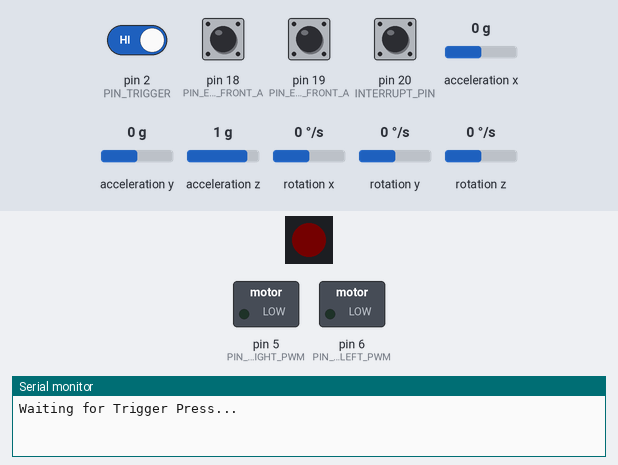
A sketch run on a simulated Arduino Mega 2560, built with avr-gcc and run on an emulated ATmega2560. On the bench: 1 RGB LEDs in strip order, left to right, switched loads named in the sketch (green lamp = pin HIGH), the last lines printed to the serial monitor. Dashed ring = blinking. Inputs (shaded band) come from the test bench; at power-on: pin 2 (PIN_TRIGGER), pin 18 (PIN_ENCODER_LEFT_FRONT_A), pin 19 (PIN_ENCODER_RIGHT_FRONT_A), pin 20 (INTERRUPT_PIN) HIGH, rotation z 0 °/s, acceleration z 1 g, acceleration x 0 g, acceleration y 0 g, rotation x 0 °/s, rotation y 0 °/s. Dim RGB values are drawn brighter than linear; the sensor or clock chip raises its interrupt line as the real part does.

Above: at 2.0 s.
2.1 s: pin 2 (PIN_TRIGGER) driven LOW
At 2.5 s:
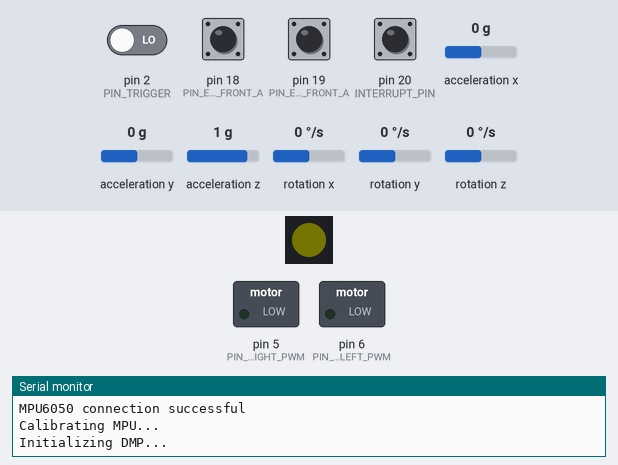
5.1 s: rotation z set to -192 °/s
At 8.0 s:
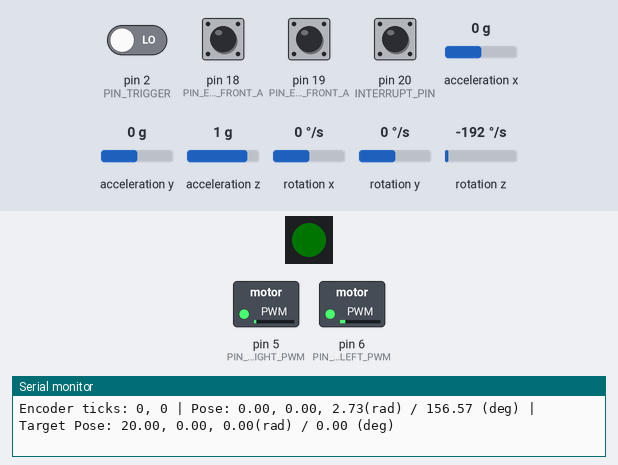
8.1 s: rotation z set to 0 °/s
At 8.7 s:
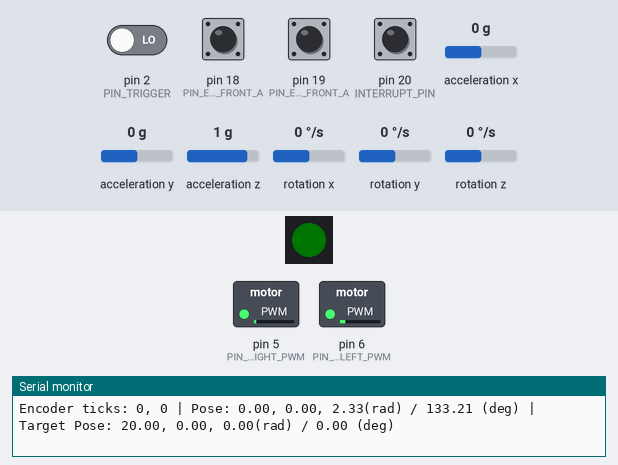
14.3 s: acceleration z set to 0.1 g
17.3 s: acceleration z set to -0.2 g
At 18.3 s:
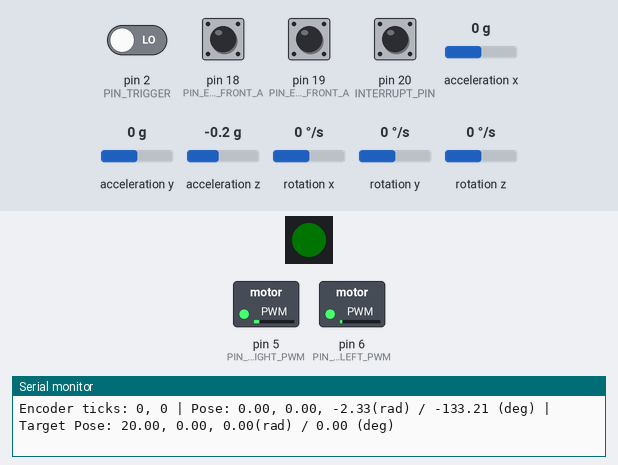
Timing chart, 0 to 19.8 s (numbered marks = the images above; inputs shaded):
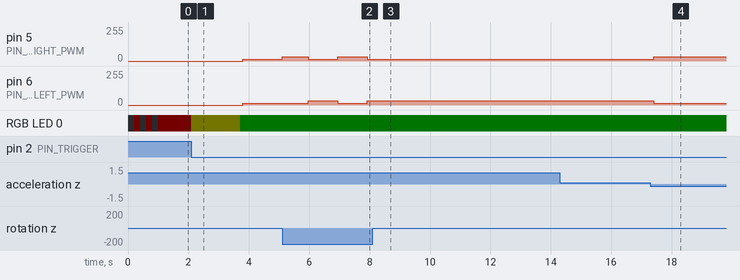

The sketch:

robot_tour_CPA.ino
```cpp
//Robot Tour by Chinmay Govind & Reuben James for Cumberland Valley Science Olympiad

#define PIN_MOTOR_RIGHT_PWM   5 //analog
#define PIN_MOTOR_RIGHT_IN    7 //digital
#define PIN_MOTOR_LEFT_PWM    6 //analog
#define PIN_MOTOR_LEFT_IN     8 //digital
#define PIN_ENCODER_LEFT_FRONT_A    18 //digital (yellow wire), goes high on encoder pulse
#define PIN_ENCODER_RIGHT_FRONT_A    19 //digital (yellow wire), goes high on encoder pulse
#define PIN_ENCODER_LEFT_FRONT_B 22 //digital (white wire), high on forward tick, low on reverse tick
#define PIN_ENCODER_RIGHT_FRONT_B 24 //digital (white wire), high on forward tick, low on reverse tick
#define PIN_ENCODER_LEFT_BACK_B 26 //digital (white wire), high on forward tick, low on reverse tick
#define PIN_ENCODER_RIGHT_BACK_B 28 //digital (white wire), high on forward tick, low on reverse tick
#define PIN_MOTOR_ENABLE      3 //digital

#define PIN_TRIGGER 2
long startMillis = 0;

#include "I2Cdev.h"
#include "MPU6050_6Axis_MotionApps20.h"
#define INTERRUPT_PIN 20

MPU6050 mpu;
double GYRO_TURN_CONSTANT = 0.0000109;
#if I2CDEV_IMPLEMENTATION == I2CDEV_ARDUINO_WIRE
    #include "Wire.h"
#endif

#include <FastLED.h>
#define NUM_LEDS 1    // Number of LEDs in strip (just 1)
#define PIN_LED 4    // Pin for data communications

#define NORTH 0
#define EAST -90
#define WEST 90
#define SOUTH 180
// Define the array of leds
CRGB leds[NUM_LEDS];

int encoderBPins[] = {PIN_ENCODER_LEFT_FRONT_B, PIN_ENCODER_RIGHT_FRONT_B, PIN_ENCODER_LEFT_BACK_B, PIN_ENCODER_RIGHT_BACK_B};
int lastEncoderTicks[] = {0, 0, 0, 0};//LF, RF, LB, RB
int encoderTicks[] = {0, 0, 0, 0};//LF, RF, LB, RB

int STRAIGHT_SLOW = 60;//60 80 default, 100 120 on hard surfaces
int STRAIGHT_FAST = 80;
int STRAIGHT_BASE_SLOW = 300;
int STRAIGHT_BASE_FAST = 320;
double FORWARD_LR_TOLERANCE = 0.01;
int TURN_SPEED = 600;
int TURN_SLOW = 60;
int FULL_TURN_TICKS = 740;
double TURN_TOLERANCE = 0.04;
double TURN_TIME = 2000;

double robotX = 0;
double robotY = 0;
double targetX = 0;
double targetY = 0;
double robotTheta = 0;
double targetTheta = 0;
double thetaOffset = 0;
double TICKS_PER_CM = 9.51;
double TICKS_PER_REV = 740;
double WHEEL_RADIUS = 7.7;

Quaternion quat;
bool dmpReady = false;  // set true if DMP init was successful
uint8_t mpuIntStatus;   // holds actual interrupt status byte from MPU
uint8_t devStatus;      // return status after each device operation (0 = success, !0 = error)
uint16_t packetSize;    // expected DMP packet size (default is 42 bytes)
uint16_t fifoCount;     // count of all bytes currently in FIFO
uint8_t fifoBuffer[64]; // FIFO storage buffer

// orientation/motion vars
VectorInt16 aa;         // [x, y, z]            accel sensor measurements
VectorInt16 aaReal;     // [x, y, z]            gravity-free accel sensor measurements
VectorInt16 aaWorld;    // [x, y, z]            world-frame accel sensor measurements
VectorFloat gravity;    // [x, y, z]            gravity vector
float euler[3];         // [psi, theta, phi]    Euler angle container
float ypr[3];

void setup() {
  Serial.begin(9600);
  FastLED.addLeds<NEOPIXEL, PIN_LED>(leds, NUM_LEDS);  // Configure the LED
  FastLED.setBrightness(1);
  for (int i = 0; i < 3; i++) {
    leds[0] = CRGB::Black;
    FastLED.show();
    delay(200);
    leds[0] = CRGB::Red;
    FastLED.show();
    delay(200);
  }
  Serial.println("\nWaiting for Trigger Press...");
  while (digitalRead(PIN_TRIGGER) == HIGH) {
    //wait
  }
  Serial.println("Trigger Pressed...");
  leds[0] = CRGB::Yellow;
  FastLED.show();

  //attach encoder interrupts
  attachInterrupt(digitalPinToInterrupt(PIN_ENCODER_LEFT_FRONT_A), readLFEncoder, RISING);
  attachInterrupt(digitalPinToInterrupt(PIN_ENCODER_RIGHT_FRONT_A), readRFEncoder, RISING);
  //attachInterrupt(digitalPinToInterrupt(PIN_ENCODER_LEFT_BACK_A), readLBEncoder, RISING);
  //attachInterrupt(digitalPinToInterrupt(PIN_ENCODER_RIGHT_BACK_A), readRBEncoder, RISING);

  //mpu setup
  #if I2CDEV_IMPLEMENTATION == I2CDEV_ARDUINO_WIRE
      Wire.begin();
  #elif I2CDEV_IMPLEMENTATION == I2CDEV_BUILTIN_FASTWIRE
      Fastwire::setup(400, true);
  #endif
  Serial.println("Testing MPU connection...");
  mpu.initialize();
  leds[0] = CRGB::Orange;
  Serial.println(mpu.testConnection() ? "MPU6050 connection successful" : "MPU6050 connection failed");
  Serial.println("Calibrating MPU...");
  //mpu.CalibrateGyro();
  //mpu.CalibrateAccel();

  Serial.println("Initializing DMP...");
  devStatus = mpu.dmpInitialize();
  if (devStatus == 0) {
      // Calibration Time: generate offsets and calibrate our MPU6050
      mpu.CalibrateAccel(10);
      mpu.CalibrateGyro(10);
      mpu.PrintActiveOffsets();
      // turn on the DMP, now that it's ready
      Serial.println(F("Enabling DMP..."));
      mpu.setDMPEnabled(true);

      // enable Arduino interrupt detection
      Serial.print(F("Enabling interrupt detection (Arduino external interrupt "));
      Serial.print(digitalPinToInterrupt(INTERRUPT_PIN));
      Serial.println(F(")..."));
      attachInterrupt(digitalPinToInterrupt(INTERRUPT_PIN), dmpDataReady, RISING);
      mpuIntStatus = mpu.getIntStatus();

      // set our DMP Ready flag so the main loop() function knows it's okay to use it
      Serial.println(F("DMP ready! Waiting for first interrupt..."));
      dmpReady = true;

      // get expected DMP packet size for later comparison
      packetSize = mpu.dmpGetFIFOPacketSize();
  } else {
      // ERROR!
      // 1 = initial memory load failed
      // 2 = DMP configuration updates failed
      // (if it's going to break, usually the code will be 1)
      Serial.print(F("DMP Initialization failed (code "));
      Serial.print(devStatus);
      Serial.println(F(")"));
  }
  delay(1000);//DO NOT REMOVE
  leds[0] = CRGB::Green;
  FastLED.show();
  Serial.println("Starting...");
  startMillis = millis();
  //RUN CODE GOES HERE (TRIPATHI)
  //start: 13
  //gates: 6, 8, 9, 12
  //time: 58
  //end: 14
  forward(20, 6);//forward thru A to C


}

void setSpeed(int val) {
  STRAIGHT_SLOW = val;
  STRAIGHT_FAST = val + 20;
}


void readLFEncoder() {
  readEncoder(0);
}
void readRFEncoder() {
  readEncoder(1);
}
void readLBEncoder() {
  readEncoder(2);
}
void readRBEncoder() {
  readEncoder(3);
}
void readEncoder(int wheel) {//0, 1, 2, 3 = LF, RF, LB, RB
  //if going forward, increase motor ticks. otherwise, decrement
  if (digitalRead(encoderBPins[wheel]) == (wheel%2)) { //even wheels need LOW, odd wheels need HIGH
    encoderTicks[wheel]++;
    //Serial.println("Incrementing encoder ticks...");
  } else {
    encoderTicks[wheel]--;
    //Serial.println("Decrementing encoder ticks...");
  }
}

volatile bool mpuInterrupt = false;     // indicates whether MPU interrupt pin has gone high
void dmpDataReady() {
    mpuInterrupt = true;
}

void setMotors(int left, int right) {
  digitalWrite(PIN_MOTOR_ENABLE, HIGH);//enable motor controller
  digitalWrite(PIN_MOTOR_LEFT_IN, (left > 0) ? LOW : HIGH);//set right wheels to CW/CCW
  analogWrite(PIN_MOTOR_LEFT_PWM, abs(left));//set right wheels to left speed
  digitalWrite(PIN_MOTOR_RIGHT_IN, (right > 0) ? LOW : HIGH);//set right wheels to CW/CCW
  analogWrite(PIN_MOTOR_RIGHT_PWM, abs(right));//set right wheels to right speed
}

void findThetaOffset() {
  double deltaX = targetX - robotX;
  double deltaY = targetY - robotY;
  thetaOffset = atan(deltaY / deltaX);
}

void forward(double distance) {
  robotX = 0;
  robotY = 0;
  //find theta offset
  while (robotX < distance) {
    findThetaOffset();
    printInfo();
    updatePose();
    bool slowMode = distance - robotX < 8;
    int slowSpeed = slowMode ? STRAIGHT_BASE_SLOW : STRAIGHT_SLOW;
    int fastSpeed = slowMode ? STRAIGHT_BASE_FAST : STRAIGHT_FAST;
    if ((robotTheta - thetaOffset) > FORWARD_LR_TOLERANCE) {//going left, correct right
      //Serial.println("Correcting left...");
      setMotors(fastSpeed, slowSpeed);
    } else if ((robotTheta - thetaOffset) < -FORWARD_LR_TOLERANCE) {
      //Serial.println("Correcting right...");
      setMotors(slowSpeed, fastSpeed);
    } else {
      setMotors(slowSpeed, slowSpeed);
    }
  }
  setMotors(0, 0);
}

void forward(double distance, double time) {
  targetX += distance * cos(targetTheta);
  targetY += distance * sin(targetTheta);
  double newDist = distance - 8;//cm
  double newTime = time - 1;//s
  double speed = min(200, 5 * (newDist / newTime));//PWM / (cm/s) * cm/s
  double forwardStart = millis();
  //find theta offset
  while (robotX < distance) {
    findThetaOffset();
    printInfo();
    updatePose();
    bool slowMode = distance - robotX < 8;
    int slowSpeed = slowMode ? STRAIGHT_BASE_SLOW : speed;
    int fastSpeed = slowMode ? STRAIGHT_BASE_FAST : speed + 20;
    if ((robotTheta - thetaOffset) > FORWARD_LR_TOLERANCE) {//going left, correct right
      //Serial.println("Correcting left...");
      setMotors(fastSpeed, slowSpeed);
    } else if ((robotTheta - thetaOffset) < -FORWARD_LR_TOLERANCE) {
      //Serial.println("Correcting right...");
      setMotors(slowSpeed, fastSpeed);
    } else {
      setMotors(slowSpeed, slowSpeed);
    }
  }
  setMotors(0, 0);
  while (millis() - forwardStart < time * 1000) {
    printInfo();
    delay(10);
  }
}

void forwardStall(double distance, double stallTo, double startTime) {
  double time = (millis() - startTime)/1000;
  if (time > stallTo) {
    setSpeed(200);
    forward(distance);
  } else {
    forward(distance, stallTo - time);
  }
}


void backward(double distance) {
  robotX = 0;
  robotY = 0;
  //find theta offset
  while (robotX > -distance) {
    printInfo();
    updatePose();
    bool slowMode = robotX + distance < 8;
    int slowSpeed = slowMode ? STRAIGHT_BASE_SLOW : STRAIGHT_SLOW;
    int fastSpeed = slowMode ? STRAIGHT_BASE_FAST : STRAIGHT_FAST;
    double differential = robotTheta - targetTheta;
    if (robotTheta == SOUTH) differential *= -1;
    if (differential > FORWARD_LR_TOLERANCE) {//going left, correct right
      setMotors(-slowSpeed, -fastSpeed);
    } else if (differential < -FORWARD_LR_TOLERANCE) {
      setMotors(-fastSpeed, -slowSpeed);
    } else {
      setMotors(-slowSpeed, -slowSpeed);
    }
  }
  setMotors(0, 0);
}

void backward(double distance, double time) {
  robotX = 0;
  robotY = 0;
  double newDist = distance - 8;//cm
  double newTime = time - 1;//s
  double speed = min(255, 5 * (newDist / newTime));//PWM / (cm/s) * cm/s
  double backwardStart = millis();
  //find theta offset
  while (robotX > -distance) {
    findThetaOffset();
    printInfo();
    updatePose();
    bool slowMode = distance - robotX < 8;
    int slowSpeed = slowMode ? STRAIGHT_BASE_SLOW : speed;
    int fastSpeed = slowMode ? STRAIGHT_BASE_FAST : speed + 20;
    if ((robotTheta + thetaOffset) > FORWARD_LR_TOLERANCE) {//going left, correct right
      //Serial.println("Correcting left...");
      setMotors(-slowSpeed, -fastSpeed);
    } else if ((robotTheta + thetaOffset) < -FORWARD_LR_TOLERANCE) {
      //Serial.println("Correcting right...");
      setMotors(-fastSpeed, -slowSpeed);
    } else {
      setMotors(-slowSpeed, -slowSpeed);
    }
  }
  setMotors(0, 0);
  while (millis() - backwardStart < time * 1000) {
    printInfo();
    delay(10);
  }
}

//TURNING FUNC
void turnTo(double angle, bool ccw) {
  double targetAngle = angle * (PI / 180.0);
  targetTheta = targetAngle;
  //double startAngle = robotTheta;
  //find theta offset
  //findThetaOffset();
  //double targetAngle = fstartAngle + angleRad;
  //double targetAngle = angleRad;
  double sign = ccw ? 1 : -1;
  double turnStart = millis();
  while (angularDistance(robotTheta, targetAngle) > TURN_TOLERANCE) {
    updatePose();
    //printInfo();
    //Serial.println(angularDistance(robotTheta, targetAngle));
    double k = sign * TURN_SPEED;
    if (angularDistance(robotTheta, targetAngle) < 0.5) {
      k = sign * TURN_SLOW;
    }
    setMotors(-k, k);//positive k means left turn means positive angle change
  }
  setMotors(0, 0);
  while (millis() - turnStart < TURN_TIME) {
    printInfo();
    delay(10);
  }
}

double angularDistance(double a, double b) {
  return min(abs(a - b), abs(min(a, b) + 2 * PI - max(a, b)));
}

double lastTime = 0;
double lastGyroTheta = 0;
void updatePose() {
  int differentials[] = {encoderTicks[0] - lastEncoderTicks[0],
  encoderTicks[1] - lastEncoderTicks[1],
  encoderTicks[2] - lastEncoderTicks[2],
  encoderTicks[3] - lastEncoderTicks[3]};

  double dForward = (differentials[0] + differentials[1])/2.0 / TICKS_PER_CM;//forward change in cm
  //double dTime = (millis() - lastTime) / 1000.0;

  lastTime = millis();
  robotX += dForward * cos(robotTheta);
  robotY += dForward * sin(robotTheta);
  if (!dmpReady) return;
  // read a packet from FIFO
  if (mpu.dmpGetCurrentFIFOPacket(fifoBuffer)) { // Get the Latest packet
  // display Euler angles in degrees
          mpu.dmpGetQuaternion(&quat, fifoBuffer);
          mpu.dmpGetEuler(euler, &quat);
  }
  robotTheta = -euler[0];
  for (int i = 0; i < 4; i++) lastEncoderTicks[i] = encoderTicks[i];
}

void printInfo() {
  Serial.print("Encoder ticks: ");
  Serial.print(encoderTicks[0]);
  Serial.print(", ");
  Serial.print(encoderTicks[1]);
  Serial.print(" | Pose: ");
  Serial.print(robotX);
  Serial.print(", ");
  Serial.print(robotY);
  Serial.print(", ");
  Serial.print(robotTheta);
  Serial.print("(rad) / ");
  Serial.print((robotTheta) * (180 / PI));
  Serial.print(" (deg)");
  Serial.print(" | Target Pose: ");
  Serial.print(targetX);
  Serial.print(", ");
  Serial.print(targetY);
  Serial.print(", ");
  Serial.print(thetaOffset);
  Serial.print("(rad) / ");
  Serial.print((thetaOffset) * (180 / PI));
  Serial.print(" (deg)");
  Serial.println();
}

void stop() {
    Serial.println("Stop Triggered, Shutting Down...");
    digitalWrite(PIN_MOTOR_ENABLE, LOW);//disable motor controller
    leds[0] = CRGB::Red;
    FastLED.show();
    delay(250);
    exit(0);
}
void loop() {
  // put your main code here, to run repeatedly:
  if (digitalRead(PIN_TRIGGER) == LOW && (millis() - startMillis > 1500)) {
    stop();
  }
  updatePose();
  printInfo();
}
```

Measured:
- after the input at 2.1 s, pin 5 (PIN_MOTOR_RIGHT_PWM), pin 6 (PIN_MOTOR_LEFT_PWM): 0/255 → 12/255 after 1.7 s; RGB LED 0: RGB(1, 0, 0) → RGB(1, 1, 0) at once, → RGB(0, 1, 0) 1.6 s later
- after the input at 5.1 s, pin 5 (PIN_MOTOR_RIGHT_PWM): alternates 32/255 for 0.92 s and 12/255 for 0.97 s, starting at once; pin 6 (PIN_MOTOR_LEFT_PWM): 12/255 → 32/255 after 0.87 s, → 12/255 0.97 s later, → 32/255 0.99 s later
- after the input at 8.1 s, pin 5 (PIN_MOTOR_RIGHT_PWM): stops changing and stays 12/255; pin 6 (PIN_MOTOR_LEFT_PWM): stops changing and stays 32/255
- after the input at 17.3 s, pin 5 (PIN_MOTOR_RIGHT_PWM): 12/255 → 32/255 after 0.12 s; pin 6 (PIN_MOTOR_LEFT_PWM): 32/255 → 12/255 after 0.12 s
